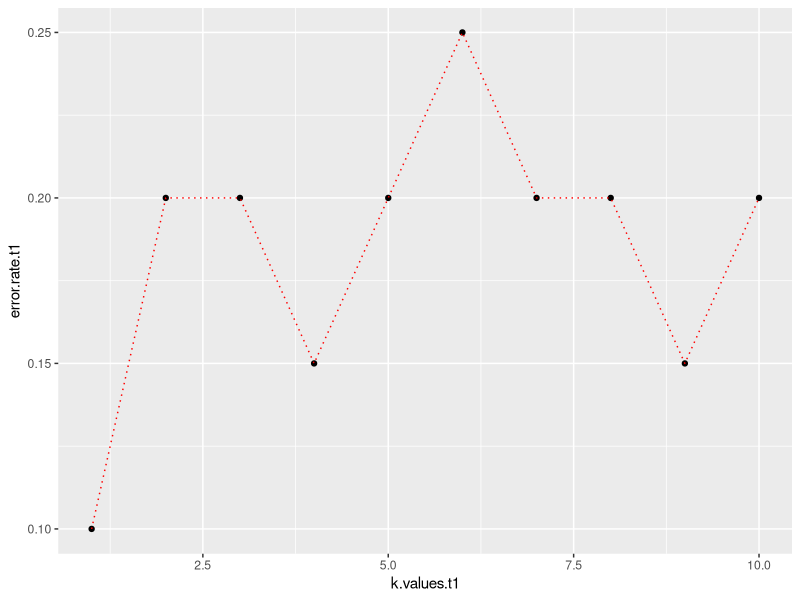

This chart was generated by the following R code:
df.t1 <- read.csv("t-1.csv")
#
scale.t1 <- scale(df.t1[1:7])
#
var(scale.t1[,1])
df.final.t1 <- cbind(scale.t1,df.t1[8])
#split
set.seed(101)
library(caTools)
sample.t1 <- sample.split(df.final.t1$br, SplitRatio = 0.7)
train.t1 <- subset(df.final.t1, sample.t1 == T)
test.t1 <- subset(df.final.t1, sample.t1 == F)

#train the data
library(class)

predict.t1 <- knn(train.t1[1:7], test.t1[1:7], train.t1$br, k = 2)
predict.t1

#misclassification rate calculation 
mean(test.t1$br !=predict.t1)

# changing k values to get better results
predict.t1 <- NULL
error.rate.t1 <- NULL

for (i in 1:10) {
  set.seed(101)
  predict.t1 <- knn(train.t1[1:7], test.t1[1:7], train.t1$br, k = i)
  error.rate.t1[i] <- mean(test.t1$br != predict.t1)
}

#using elbow method to find k
library(ggplot2)
k.values.t1 <- 1:10
error.t1 <- data.frame(error.rate.t1,k.values.t1)

pl.t1 <- ggplot(error.t1, aes(x=k.values.t1, y=error.rate.t1)) + geom_point() 
pl.t1 <- pl.t1 + geom_line(lty = "dotted", color = "red")
plot(pl.t1)

# k = 2 is best
